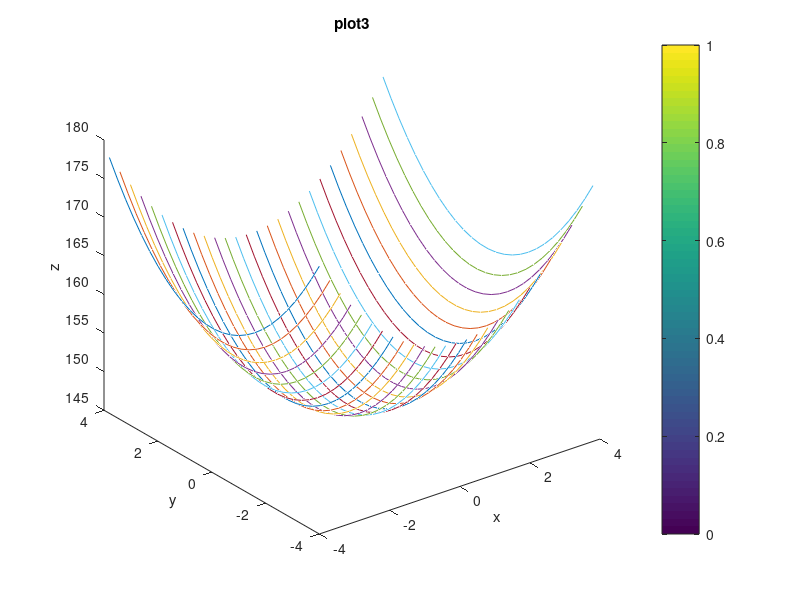
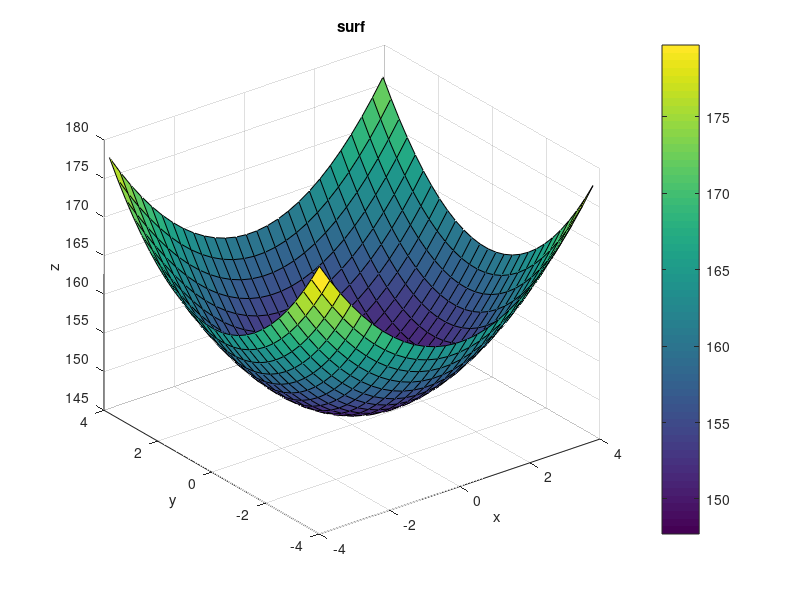
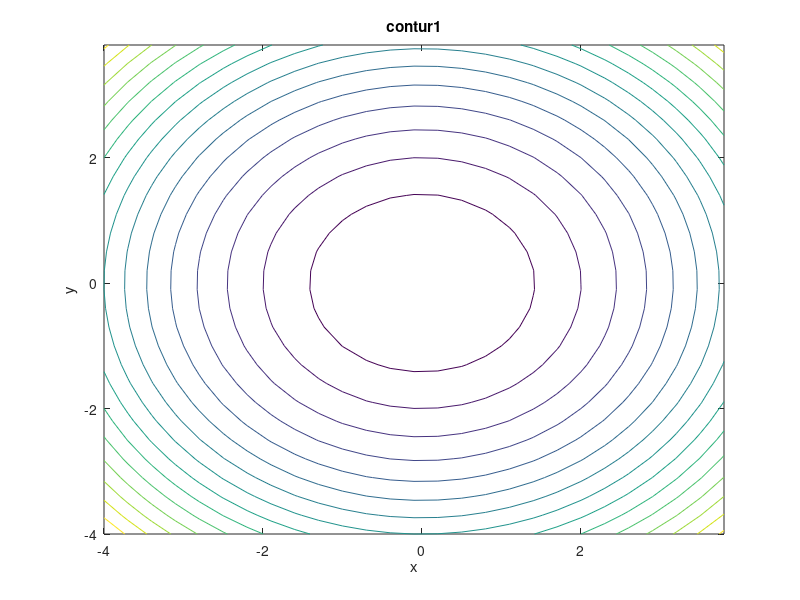
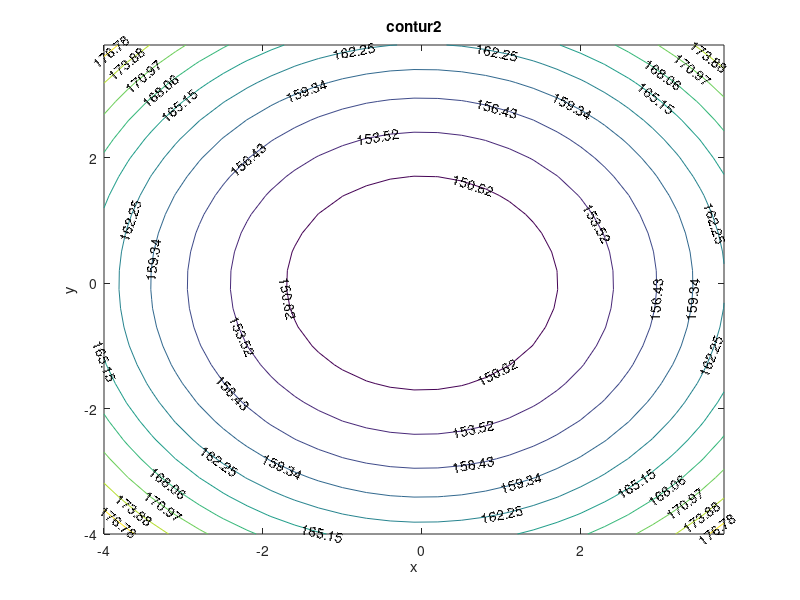

The MATLAB source for these figures, in order:
clear 
 
[x,y] = meshgrid(-4:0.3:4,-4:0.3:4); z=(x.^2+x*y+y.^2);
 
plot3(x,y,z),colorbar,title('plot3'),xlabel('x'),ylabel('y'),zlabel('z'),figure;

surf(x,y,z),colorbar,title('surf'),xlabel('x'),ylabel('y'),zlabel('z'),figure;

contour(x,y,z,15),title('contur1'),xlabel('x'),ylabel('y'),zlabel('z'),figure;

contour(x,y,z,'ShowText','on'),title('contur2'),xlabel('x'),ylabel('y'),zlabel('z')




% Using steepest descent to find the minumum of the given function

clear x;clear y;
learning_rate = 0.02;x=[];y=[];x(1)=0.2;y(1)=0.2;
for i = 2:10000000000000
    x(i) = x(i-1)-learning_rate*(2*x(i-1)+y(i-1));
    y(i) = y(i-1)-learning_rate*(2*y(i-1)+x(i-1));
    if x(i-1)-x(i)<0.0000003 && y(i-1)-y(i)<0.0000003
        break
    end
end







